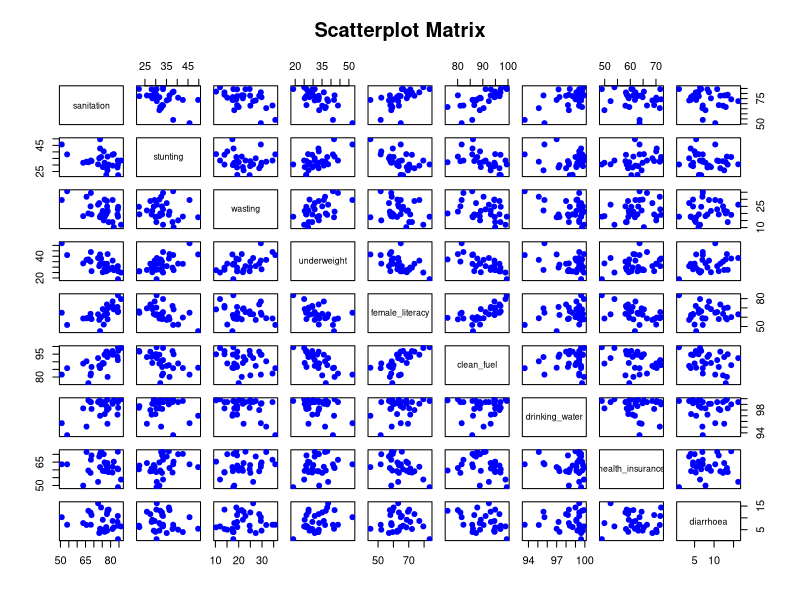
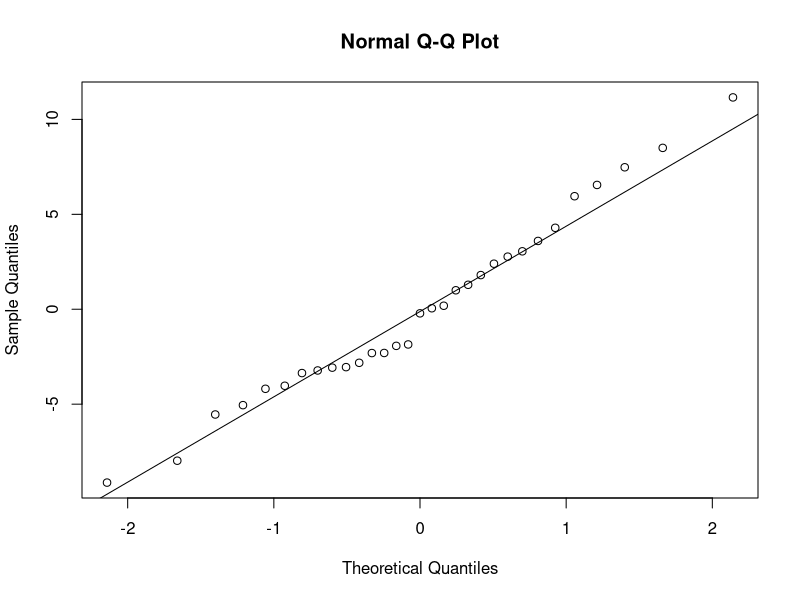

R code for these plots, in order:
############################################################
# ECON F342 – Applied Econometrics
# District-Level Sanitation & Child Health – NFHS-5 Telangana
############################################################

############################
# 1. Load Required Libraries
############################

library(car)      # For VIF and linearHypothesis
library(lmtest)   # For Breusch-Pagan and RESET tests


############################
# 2. Load Dataset
############################

nfhs <- read.csv("NFHS-5-TG-Telangana.csv", stringsAsFactors = FALSE)

# Basic inspection
str(nfhs)
cat("Number of districts:", length(unique(nfhs$District)), "\n")


############################
# 3. Reshape Data (Long → Wide)
############################

nfhs_clean <- nfhs[, c("District", "Indicator", "NFHS.5")]

nfhs_wide <- reshape(nfhs_clean,
                     idvar = "District",
                     timevar = "Indicator",
                     direction = "wide")

# Clean column names
colnames(nfhs_wide) <- gsub("NFHS.5.", "", colnames(nfhs_wide))

str(nfhs_wide)


############################
# 4. Create Final Dataset
############################

df <- data.frame(
  District = nfhs_wide$District,
  sanitation = nfhs_wide$`9. Population living in households that use an improved sanitation facility2 (%)`,
  stunting = nfhs_wide$`73. Children under 5 years who are stunted (height-for-age)18 (%)`,
  wasting = nfhs_wide$`74. Children under 5 years who are wasted (weight-for-height)18 (%)`,
  underweight = nfhs_wide$`76. Children under 5 years who are underweight (weight-for-age)18 (%)`,
  female_literacy = nfhs_wide$`14. Women who are literate4 (%)`,
  clean_fuel = nfhs_wide$`10. Households using clean fuel for cooking3 (%)`,
  drinking_water = nfhs_wide$`8. Population living in households with an improved drinking-water source1 (%)`,
  health_insurance = nfhs_wide$`12. Households with any usual member covered under a health insurance/financing scheme (%)`,
  diarrhoea = nfhs_wide$`61. Prevalence of diarrhoea in the 2 weeks preceding the survey (%)`
)

# Remove missing observations
df <- na.omit(df)

# Summary statistics
summary(df)


############################
# 5. Graph Matrix (Linearity Check)
############################

pairs(df[, -1],
      main = "Scatterplot Matrix",
      pch = 19,
      col = "blue")


############################
# 6. Baseline Regression – Stunting
############################

model_stunting <- lm(stunting ~ sanitation +
                     female_literacy +
                     clean_fuel +
                     drinking_water +
                     health_insurance +
                     diarrhoea,
                     data = df)

summary(model_stunting)


############################
# 7. Robustness Models
############################

# Wasting
model_wasting <- lm(wasting ~ sanitation +
                    female_literacy +
                    clean_fuel +
                    drinking_water +
                    health_insurance +
                    diarrhoea,
                    data = df)

summary(model_wasting)

# Underweight
model_underweight <- lm(underweight ~ sanitation +
                        female_literacy +
                        clean_fuel +
                        drinking_water +
                        health_insurance +
                        diarrhoea,
                        data = df)

summary(model_underweight)


############################
# 8. Multicollinearity Check
############################

vif(model_stunting)


############################
# 9. Heteroskedasticity Test
############################

bptest(model_stunting)


############################
# 10. Normality Check
############################

qqnorm(residuals(model_stunting))
qqline(residuals(model_stunting))

shapiro.test(residuals(model_stunting))


############################
# 11. Functional Form Test (RESET)
############################

resettest(model_stunting)


############################
# 12. Nonlinear Specification
############################

model_quad <- lm(stunting ~ sanitation +
                 I(sanitation^2) +
                 female_literacy +
                 clean_fuel +
                 drinking_water +
                 health_insurance +
                 diarrhoea,
                 data = df)

summary(model_quad)


############################
# 13. Joint Significance (F-test)
############################

linearHypothesis(model_stunting,
                 c("female_literacy = 0",
                   "clean_fuel = 0",
                   "drinking_water = 0"))
